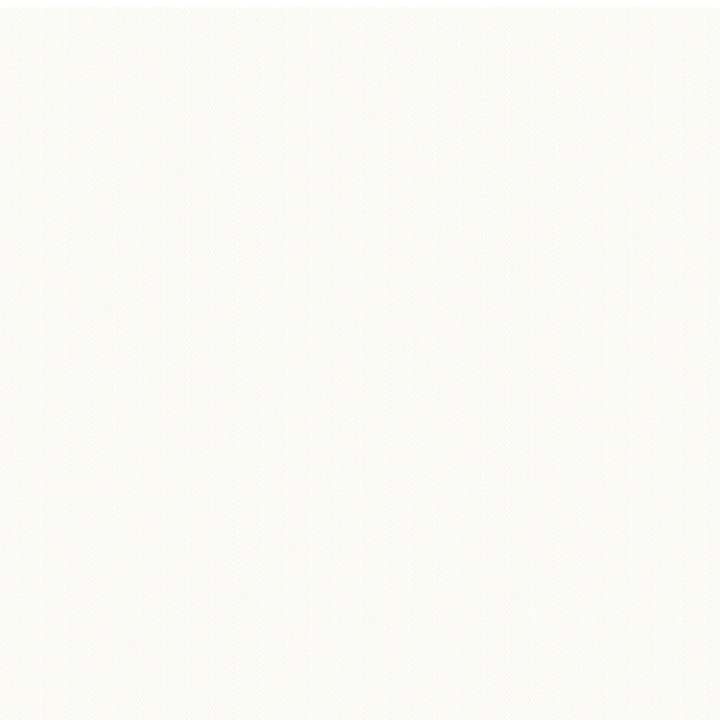
#> input picture img/papers/placeholder.jpg, 1440 x 1440 px (shown at 1/2 size)
$ python -i build_publications.py   (imports and definitions only)
#> lines starting #> are read from the running program, lines starting #| are printed output that depends on the picture
from pathlib import Path
from html import escape
import shutil
import re

import bibtexparser
from urllib.parse import quote_plus
from PIL import Image

# -------- CONFIGURATION --------
BIB_FILE = "scholar.bib"                # exported from Google Scholar
HTML_FILE = "index.html"                # your page file

ORIGINAL_IMAGE_DIR = Path("img/papers")                 # where you store/replace originals
CROPPED_IMAGE_DIR = Path("img/papers_cropped_smaller")  # auto-generated smaller copies

PLACEHOLDER_IMAGE = ORIGINAL_IMAGE_DIR / "placeholder.jpg"

TARGET_SIZE = (600, 400)    # width, height in pixels for the cropped/downscaled images
TARGET_RATIO = (3, 2)       # width:height aspect ratio for cropping (3:2 works nicely for cards)
FLATTEN_BACKGROUND = (252, 249, 234)  # cream (#FCF9EA) used to fill transparent PNG areas
# --------------------------------


# [98 lines left out: functions load_bib_entries, format_authors, get_entry_url, slugify, original_image_path_for_entry, cropped_image_path_for_entry, not called in this run]


def process_image_to_cropped(source: Path, dest: Path):
    """
    Open 'source', center-crop to TARGET_RATIO, resize to TARGET_SIZE,
    and save to 'dest'.
    """
#> called with source = 'img/papers/placeholder.jpg', dest = 'out.png'
    CROPPED_IMAGE_DIR.mkdir(parents=True, exist_ok=True)

    img = Image.open(source)
#> img is the input picture: PIL image 1440x1440 RGB; mean R, G, B 250.5, 249.8, 245.2
    if img.mode in ("RGBA", "LA") or (img.mode == "P" and "transparency" in img.info):
        img = img.convert("RGBA")
        background = Image.new("RGB", img.size, FLATTEN_BACKGROUND)
        background.paste(img, mask=img.split()[-1])
        img = background
    else:
        img = img.convert("RGB")
    w, h = img.size
#> w = 1440; h = 1440

    target_ratio = TARGET_RATIO[0] / TARGET_RATIO[1]
    orig_ratio = w / h
#> orig_ratio = 1

    # Center crop to target aspect ratio
    if orig_ratio > target_ratio:
        # Image is wider than target: crop left/right
        new_w = int(h * target_ratio)
        left = (w - new_w) // 2
        right = left + new_w
        top = 0
        bottom = h
    else:
        # Image is taller than target: crop top/bottom
        new_h = int(w / target_ratio)
#> new_h = 960
        top = (h - new_h) // 2
#> top = 240
        bottom = top + new_h
#> bottom = 1200
        left = 0
        right = w
#> right = 1440

    img = img.crop((left, top, right, bottom))
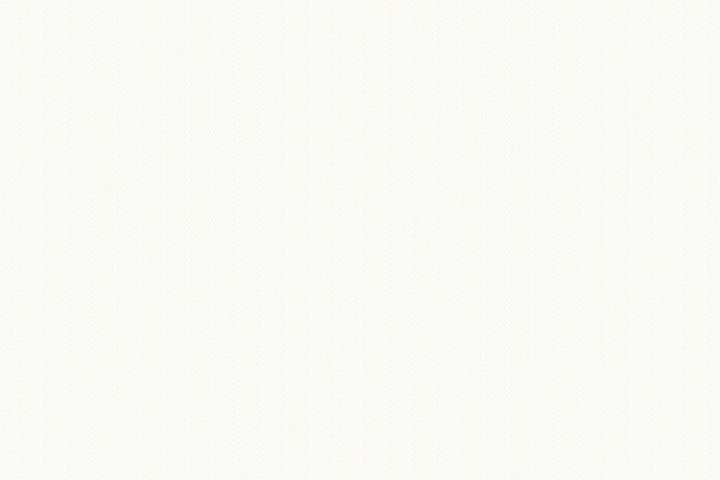
#> img: PIL image 1440x960 RGB (shown at 1/2 size); mean R, G, B 250.5, 249.8, 245.1
    img = img.resize(TARGET_SIZE, Image.LANCZOS)
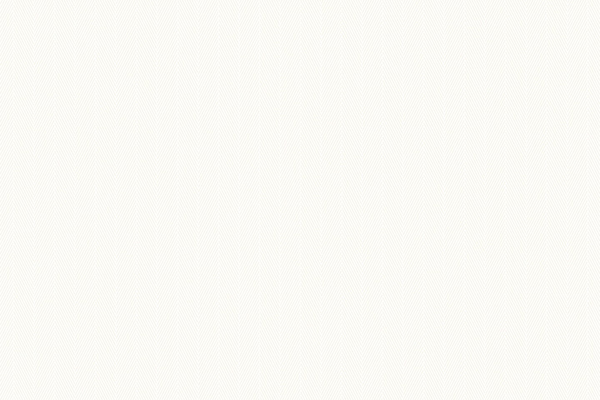
#> img: PIL image 600x400 RGB; mean R, G, B 250.5, 249.8, 245.1

#> (the run stopped early here; a loop or call above may not have finished)
